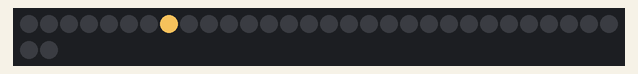
This sketch was run on a simulated Arduino Uno, built with avr-gcc and run on an emulated ATmega328P. On the bench: 32 RGB LEDs in strip order, left to right, continuing on the next row. Random numbers use the default seed unless the sketch sets one.

Above: at 0.02 s.
At 4.89 s:
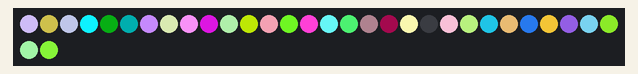
At 9.92 s:
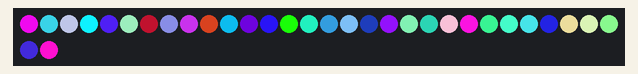
At 19.98 s:
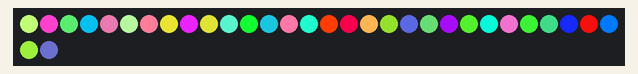
At 29.89 s:
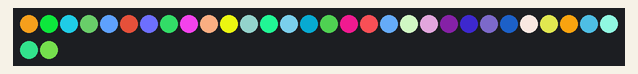
At 39.95 s:
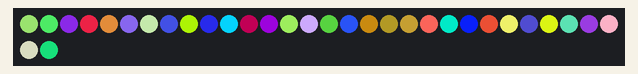

The sketch:

chargingStationSimplified.ino
```cpp
#include "LPD8806.h"
#include "SPI.h"

int nLEDs = 32;

int dataPin  = 7;
int clockPin = 6;
//int piezoPin = A5;

LPD8806 strip = LPD8806(nLEDs, dataPin, clockPin);//initialize strip

const uint32_t off = strip.Color(0,0,0);
const uint32_t white = strip.Color(10,10,10);
const uint32_t red = strip.Color(10,0,0);
const uint32_t yellow = strip.Color(10,10,0);
const uint32_t green = strip.Color(0,10,0);
const uint32_t cyan = strip.Color(0,10,10);
const uint32_t blue = strip.Color(0,0,10);
const uint32_t violet = strip.Color(10,0,10);

const int rainbowLength = 7;
uint32_t rainbow[rainbowLength] = {white,red,yellow,green,cyan,blue,violet};
float vibration;
int input;
int stripeLED = 0;
int stripeColor = 0;
int randLED = random(nLEDs);
int randR = random(128);
int randG = random(128);
int randB = random(128);
int blinkOn = false;
int currentTime = 0;
int timeOfLastRandomChange = 0;
int timeOfLastStripeChange = 0;
int timeOfLastBlinkChange = 0;
int randomDelay = 50;
int stripeDelay = 50;
int blinkDelay = 50;


void setup() {
  strip.begin();//start strip
  strip.show();//shows strip - initiatlly all off
  //pinMode(piezoPin, INPUT);
  Serial.begin(9600);
}

void loop(){
  currentTime = millis();
  if((currentTime - timeOfLastRandomChange) >= randomDelay){
    randLED = random(nLEDs);
    randR = random(128);
    randG = random(128);
    randB = random(128);
    timeOfLastRandomChange = currentTime;
  }
  strip.setPixelColor(randLED,strip.Color(randR,randG,randB));
  strip.show();
}
```
